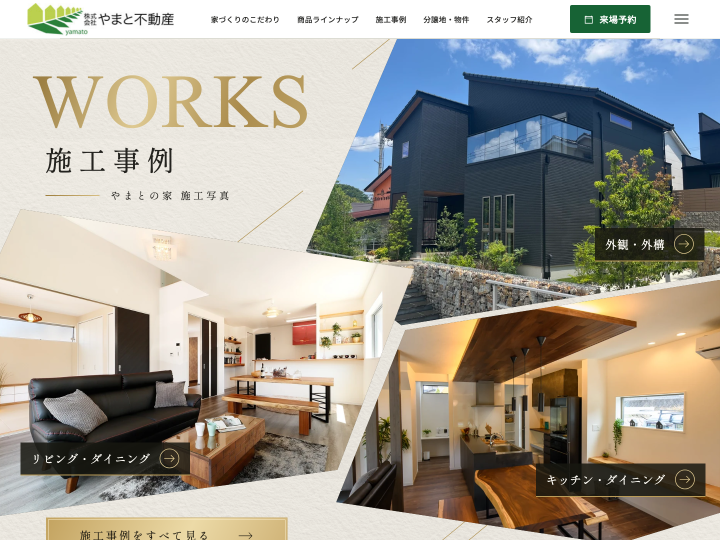
#> input picture qa/works-freeform-20260909/release-verified/viewport-chromium-normal-1440-1080.png, 1440 x 1080 px, given in place of chromium-sp-beat-1.png, which was not available (shown at 1/2 size)
$ python make-sheets.py
#> lines starting #> are read from the running program, lines starting #| are printed output that depends on the picture; pictures that were not available may be replaced by others from this repository, and a replacement may not be noted
from PIL import Image,ImageDraw
from pathlib import Path
import math,shutil
q=Path('qa/nara-independent-copy-20260909');src=q/'release-verified';dst=q/'evidence';dst.mkdir(exist_ok=True)
def sheet(paths,name,cols,cell):
#> called with name = 'journey-sp-8.png', cols = 4, cell = (390, 900)
 out=Image.new('RGB',(cols*cell[0],math.ceil(len(paths)/cols)*(cell[1]+24)),'white');d=ImageDraw.Draw(out)
#> after `out = Image.new('RGB', (cols * cell[0], math.ceil(len(paths) / cols) *`: out: PIL image 1560x1848 RGB; every value is 255
 for i,p in enumerate(paths):
  im=Image.open(p);im.thumbnail(cell);x=(i%cols)*cell[0];y=(i//cols)*(cell[1]+24);out.paste(im,(x,y+24));d.text((x+8,y+5),p.stem,fill='black')
#> in sheet, im is the input picture: PIL image 1440x1080 RGB; mean R, G, B 162.1, 157.9, 148.1
#> after `im.thumbnail(cell)`:
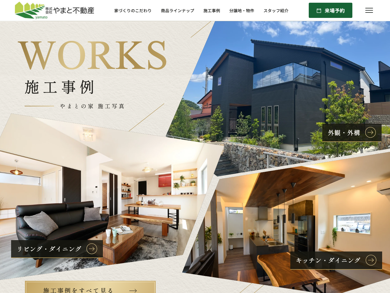
#> im: PIL image 390x293 RGB; mean R, G, B 162.1, 157.9, 148.1
#> after `out.paste(im, (x, y + 24))`:
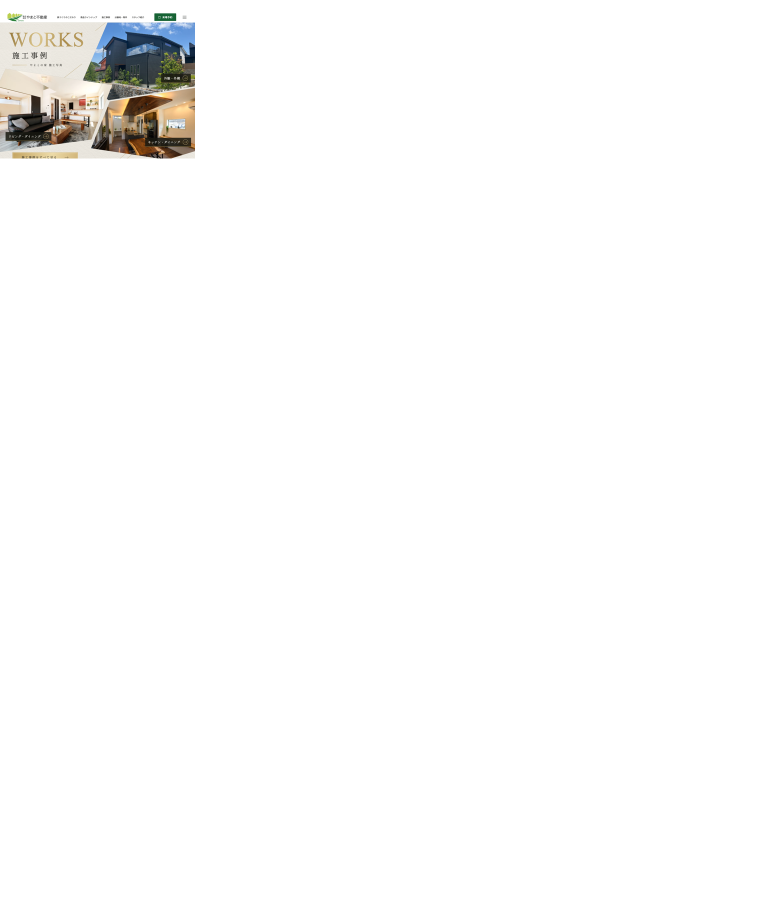
#> out: PIL image 1560x1848 RGB (shown at 1/2 size); mean R, G, B 251.3, 251.2, 250.8
 out.save(dst/name,optimize=True)
#> (the run stopped early here; a loop or call above may not have finished)
